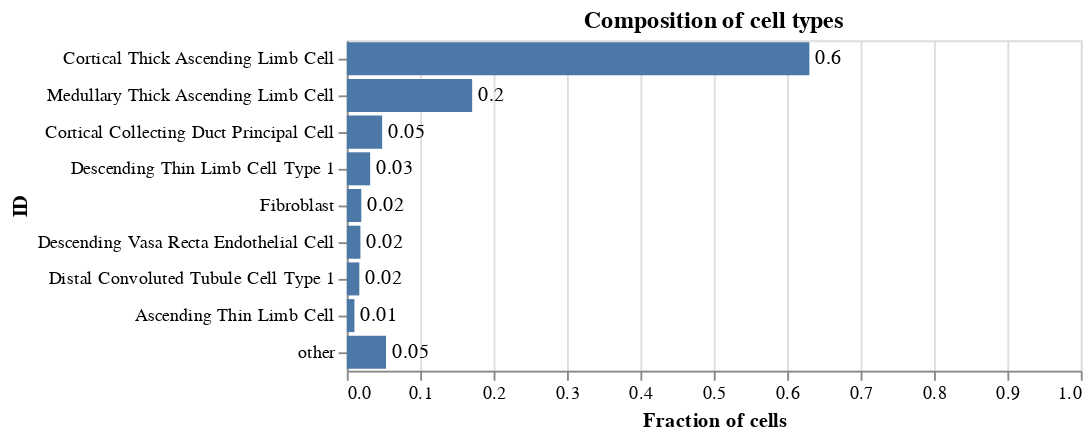

Notebook code cell kept with this figure:
### Markdown cell above
With only one sample, there is no need to stack the bars.

### Code cell
#TODO: add support for hovering over 'other' and seeing composition

bars= alt.Chart(df_adata_comb_one).mark_bar().encode(
    x = alt.X('cell_fraction:Q', axis = alt.Axis(title ='Fraction of cells'), scale=alt.Scale(domain=[0, 1])),
    y = alt.Y('cell_type_label:N', sort = {'field': 'cell_fraction_sort', 'order': 'descending'}, axis = alt.Axis(title = 'HuBMAP ID')),
    tooltip=['cell_type_label', 'cell_fraction']
)

text = bars.mark_text(
    align='left',
    baseline='middle',
    dx=3 
).encode(
    text=alt.Text('cell_fraction:Q', format = ".0000")
)

g2 = (bars + text).properties(
    title = "Composition of cell types"
)

g2

### Figure 1 — Vega-Lite specification as saved in the notebook (floating-point values rounded to 4 significant figures)
{"config": {"view": {"continuousWidth": 400, "continuousHeight": 300}}, "layer": [{"mark": "bar", "encoding": {"tooltip": [{"field": "cell_type_label", "type": "nominal"}, {"field": "cell_fraction", "type": "quantitative"}], "x": {"axis": {"title": "Fraction of cells"}, "field": "cell_fraction", "scale": {"domain": [0, 1]}, "type": "quantitative"}, "y": {"axis": {"title": "ID"}, "field": "cell_type_label", "sort": {"field": "cell_fraction_sort", "order": "descending"}, "type": "nominal"}}}, {"mark": {"type": "text", "align": "left", "baseline": "middle", "dx": 3}, "encoding": {"text": {"field": "cell_fraction", "format": ".0000", "type": "quantitative"}, "tooltip": [{"field": "cell_type_label", "type": "nominal"}, {"field": "cell_fraction", "type": "quantitative"}], "x": {"axis": {"title": "Fraction of cells"}, "field": "cell_fraction", "scale": {"domain": [0, 1]}, "type": "quantitative"}, "y": {"axis": {"title": "ID"}, "field": "cell_type_label", "sort": {"field": "cell_fraction_sort", "order": "descending"}, "type": "nominal"}}}], "data": {"name": "data-666e7b20170749c58dfb4dcbe57fe735"}, "title": "Composition of cell types", "$schema": "https://vega.github.io/schema/vega-lite/v4.17.0.json", "datasets": {"data-666e7b20170749c58dfb4dcbe57fe735": [{"cell_type_label": "Cortical Thick Ascending Limb Cell", "cell_count": 10642, "cell_type_CLID": "unknown", "sample_id": "HBM532.GPWF.535", "sample_n_cat": 30, "sample_count": 16887, "cell_fraction": 0.6302, "cell_fraction_sort": 0.6302}, {"cell_type_label": "Medullary Thick Ascending Limb Cell", "cell_count": 2884, "cell_type_CLID": "unknown", "sample_id": "HBM532.GPWF.535", "sample_n_cat": 30, "sample_count": 16887, "cell_fraction": 0.1708, "cell_fraction_sort": 0.1708}, {"cell_type_label": "Cortical Collecting Duct Principal Cell", "cell_count": 813, "cell_type_CLID": "unknown", "sample_id": "HBM532.GPWF.535", "sample_n_cat": 30, "sample_count": 16887, "cell_fraction": 0.04814, "cell_fraction_sort": 0.04814}, {"cell_type_label": "Descending Thin Limb Cell Type 1", "cell_count": 537, "cell_type_CLID": "unknown", "sample_id": "HBM532.GPWF.535", "sample_n_cat": 30, "sample_count": 16887, "cell_fraction": 0.0318, "cell_fraction_sort": 0.0318}, {"cell_type_label": "Fibroblast", "cell_count": 333, "cell_type_CLID": "unknown", "sample_id": "HBM532.GPWF.535", "sample_n_cat": 30, "sample_count": 16887, "cell_fraction": 0.01972, "cell_fraction_sort": 0.01972}, {"cell_type_label": "Descending Vasa Recta Endothelial Cell", "cell_count": 313, "cell_type_CLID": "unknown", "sample_id": "HBM532.GPWF.535", "sample_n_cat": 30, "sample_count": 16887, "cell_fraction": 0.01853, "cell_fraction_sort": 0.01853}, {"cell_type_label": "Distal Convoluted Tubule Cell Type 1", "cell_count": 288, "cell_type_CLID": "unknown", "sample_id": "HBM532.GPWF.535", "sample_n_cat": 30, "sample_count": 16887, "cell_fraction": 0.01705, "cell_fraction_sort": 0.01705}, {"cell_type_label": "Ascending Thin Limb Cell", "cell_count": 175, "cell_type_CLID": "unknown", "sample_id": "HBM532.GPWF.535", "sample_n_cat": 30, "sample_count": 16887, "cell_fraction": 0.01036, "cell_fraction_sort": 0.01036}, {"cell_type_label": "other", "cell_count": 902, "cell_type_CLID": "other", "sample_id": "HBM532.GPWF.535", "sample_n_cat": 30, "sample_count": 16887, "cell_fraction": 0.05341, "cell_fraction_sort": 0.0}]}}
